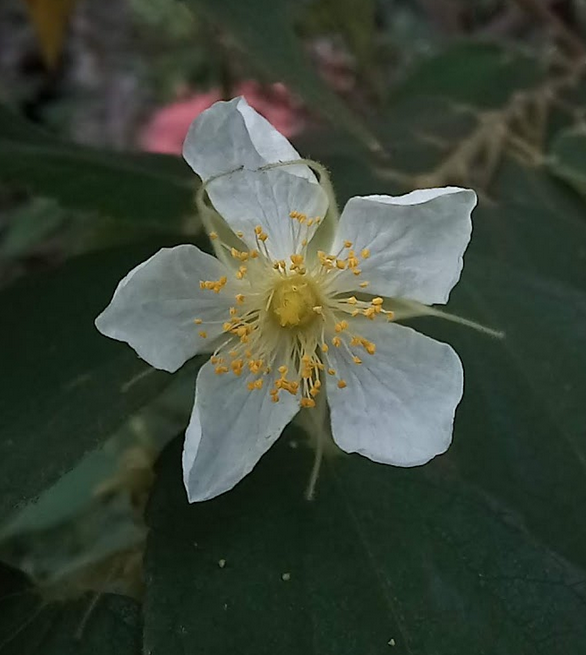
#> input picture imageprocessing/flower.png, 586 x 655 px
$ jupyter execute 10_simple_tresholding.ipynb
#> lines starting #> are read from the running program, lines starting #| are printed output that depends on the picture; after the words box and inside, x2 and y2 are one past the last pixel; in counts of white or black regions, pixels touching at a corner belong together
[cell 1]
# Python program to illustrate
# simple thresholding type on an image

import cv2
import numpy as np

# path to input image is specified and
# image is loaded with imread command
image1 = cv2.imread('flower.png')
#> image1 is the input picture: shape (655, 586, 3); mean B, G, R 56.7, 69.1, 60

# cv2.cvtColor is applied over the
# image input with applied parameters
# to convert the image in grayscale
img = cv2.cvtColor(image1, cv2.COLOR_BGR2GRAY)
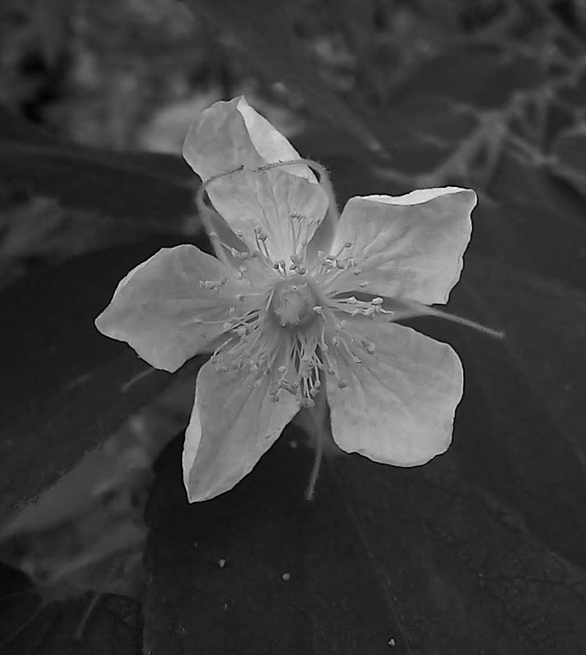
#> img: shape (655, 586); min 0, max 252, mean 65

# applying different thresholding
# techniques on the input image
# all pixels value above 120 will
# be set to 255
ret, thresh1 = cv2.threshold(img, 120, 255, cv2.THRESH_BINARY)
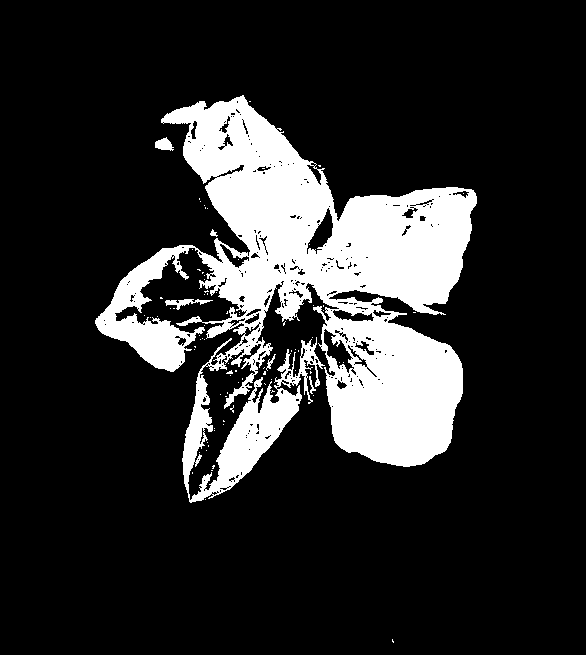
#> thresh1: shape (655, 586); 17.3% white; 85 white regions (79 under 20 px), largest, box (x1, y1, x2, y2) and area: (95, 95, 477, 503) 65531, (165, 299, 213, 310) 200, (155, 137, 174, 151) 168, (266, 354, 276, 371) 47, (309, 376, 316, 394) 43, (210, 229, 218, 237) 32
ret, thresh2 = cv2.threshold(img, 120, 255, cv2.THRESH_BINARY_INV)
ret, thresh3 = cv2.threshold(img, 120, 255, cv2.THRESH_TRUNC)
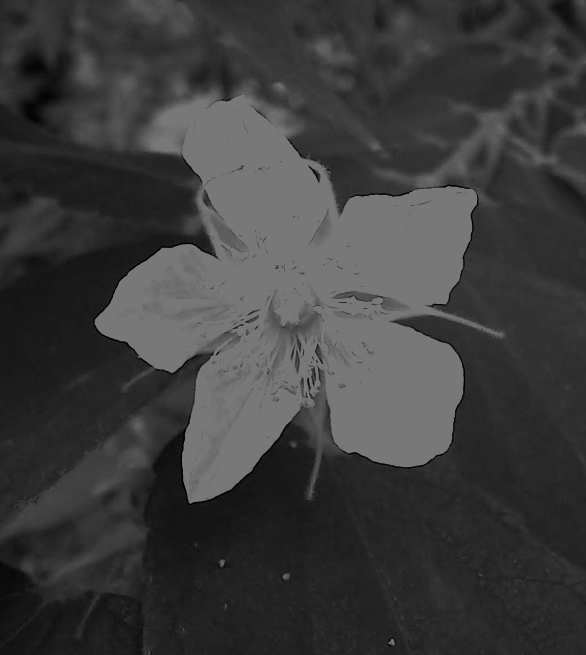
#> thresh3: shape (655, 586); min 0, max 120, mean 60.6
ret, thresh4 = cv2.threshold(img, 120, 255, cv2.THRESH_TOZERO)
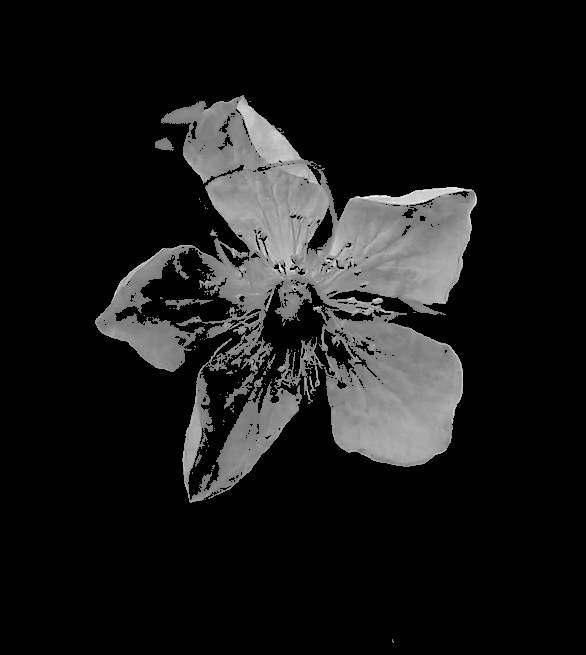
#> thresh4: shape (655, 586); min 0, max 252, mean 25.1
ret, thresh5 = cv2.threshold(img, 120, 255, cv2.THRESH_TOZERO_INV)
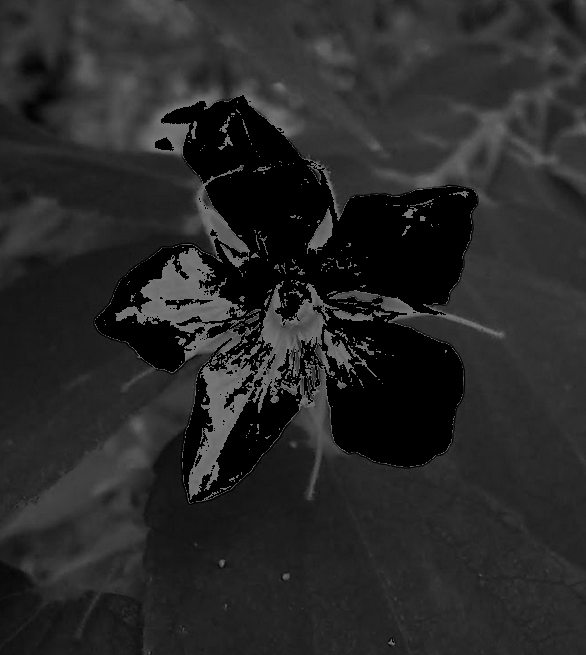
#> thresh5: shape (655, 586); min 0, max 120, mean 39.9

# the window showing output images
# with the corresponding thresholding
# techniques applied to the input images
cv2.imshow('Binary Threshold', thresh1)
cv2.imshow('Binary Threshold Inverted', thresh2)
cv2.imshow('Truncated Threshold', thresh3)
cv2.imshow('Set to 0', thresh4)
cv2.imshow('Set to 0 Inverted', thresh5)

# De-allocate any associated memory usage
if cv2.waitKey(0) & 0xff == 27:
#> (key Esc is pressed here)
    cv2.destroyAllWindows()

[cell 2]
# Python program to illustrate
# adaptive thresholding type on an image

import cv2
import numpy as np

# path to input image is specified and
# image is loaded with imread command
image1 = cv2.imread('flower.png')

# cv2.cvtColor is applied over the
# image input with applied parameters
# to convert the image in grayscale
img = cv2.cvtColor(image1, cv2.COLOR_BGR2GRAY)

# applying different thresholding
# techniques on the input image
thresh1 = cv2.adaptiveThreshold(img, 255, cv2.ADAPTIVE_THRESH_MEAN_C,
                                          cv2.THRESH_BINARY, 199, 5)
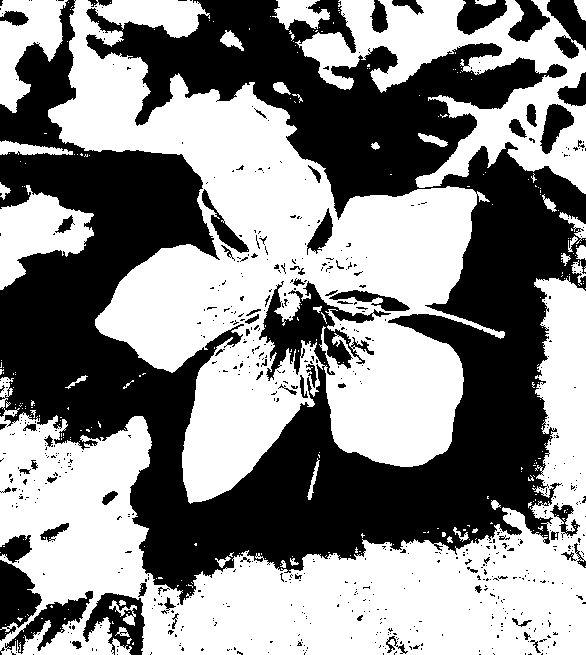
#> thresh1: shape (655, 586); 53.9% white; 692 black regions (621 under 20 px), largest, box (x1, y1, x2, y2) and area: (0, 0, 586, 605) 157874, (0, 560, 42, 641) 2013, (83, 593, 145, 655) 1919

thresh2 = cv2.adaptiveThreshold(img, 255, cv2.ADAPTIVE_THRESH_GAUSSIAN_C,
                                          cv2.THRESH_BINARY, 199, 5)
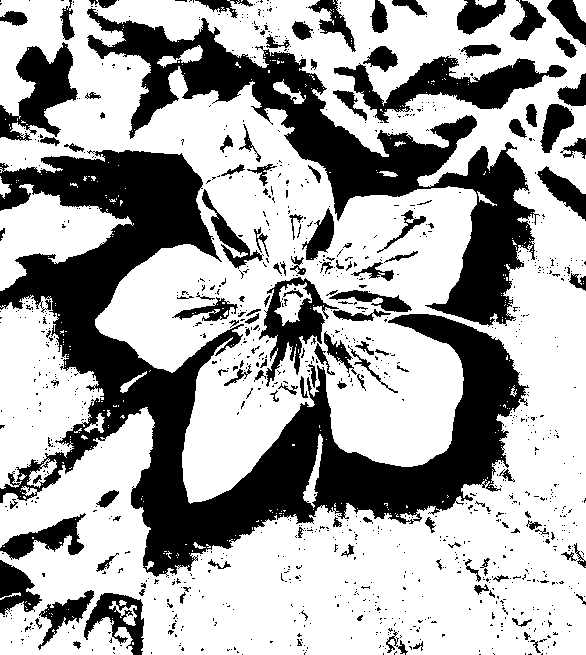
#> thresh2: shape (655, 586); 65.4% white; 1135 black regions (1005 under 20 px), largest, box (x1, y1, x2, y2) and area: (0, 150, 529, 577) 63154, (87, 8, 540, 327) 28854, (334, 56, 567, 123) 5474

# the window showing output images
# with the corresponding thresholding
# techniques applied to the input image
cv2.imshow('Adaptive Mean', thresh1)
cv2.imshow('Adaptive Gaussian', thresh2)


# De-allocate any associated memory usage
if cv2.waitKey(0) & 0xff == 27:
#> (key Esc is pressed here)
    cv2.destroyAllWindows()

$ run again, with imageprocessing/cat_damaged.png copied over imageprocessing/flower.png
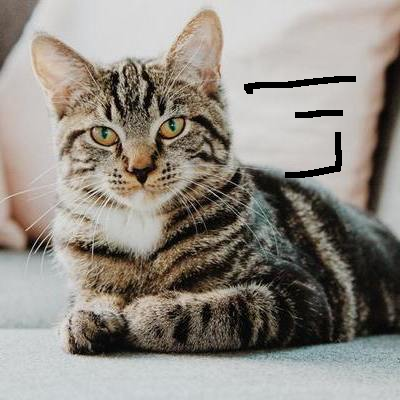
#> input picture imageprocessing/cat_damaged.png, 400 x 400 px
#> image1 is the input picture: shape (400, 400, 3); mean B, G, R 132.1, 139.8, 145.4
#> `ret, thresh1 = cv2.threshold(img, 120, 255, cv2.THRESH_BINARY)`:
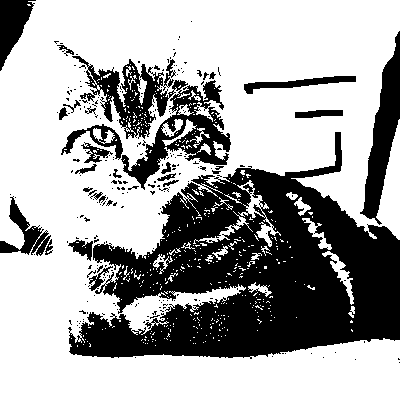
#> thresh1: shape (400, 400); 65.2% white; 237 black regions (207 under 20 px), largest, box (x1, y1, x2, y2) and area: (68, 132, 400, 359) 39229, (72, 56, 231, 190) 6997, (360, 31, 400, 225) 3140
#> `thresh2 = cv2.adaptiveThreshold(img, 255, cv2.ADAPTIVE_THRESH_GAUSSIAN..`:
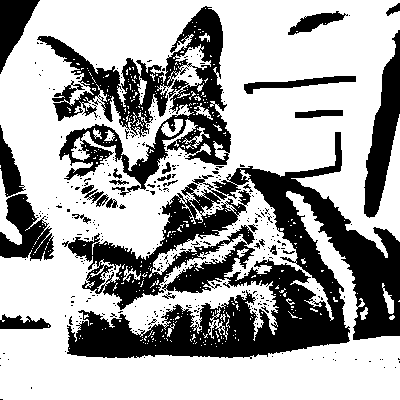
#> thresh2: shape (400, 400); 65.5% white; 352 black regions (324 under 20 px), largest, box (x1, y1, x2, y2) and area: (62, 132, 400, 359) 31383, (37, 6, 231, 197) 12300, (364, 30, 400, 218) 3175
